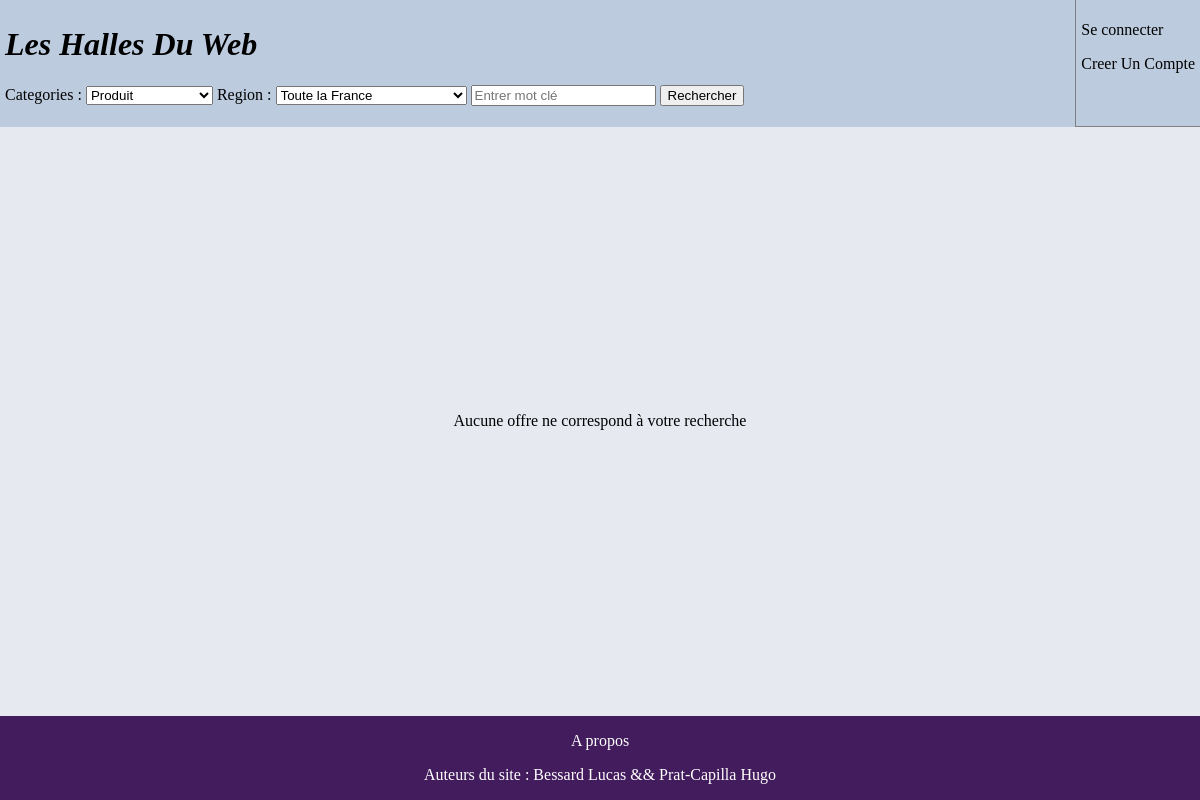
/controleur/recherche.ctrl.php?c=1, run on an earlier commit of the app's database.
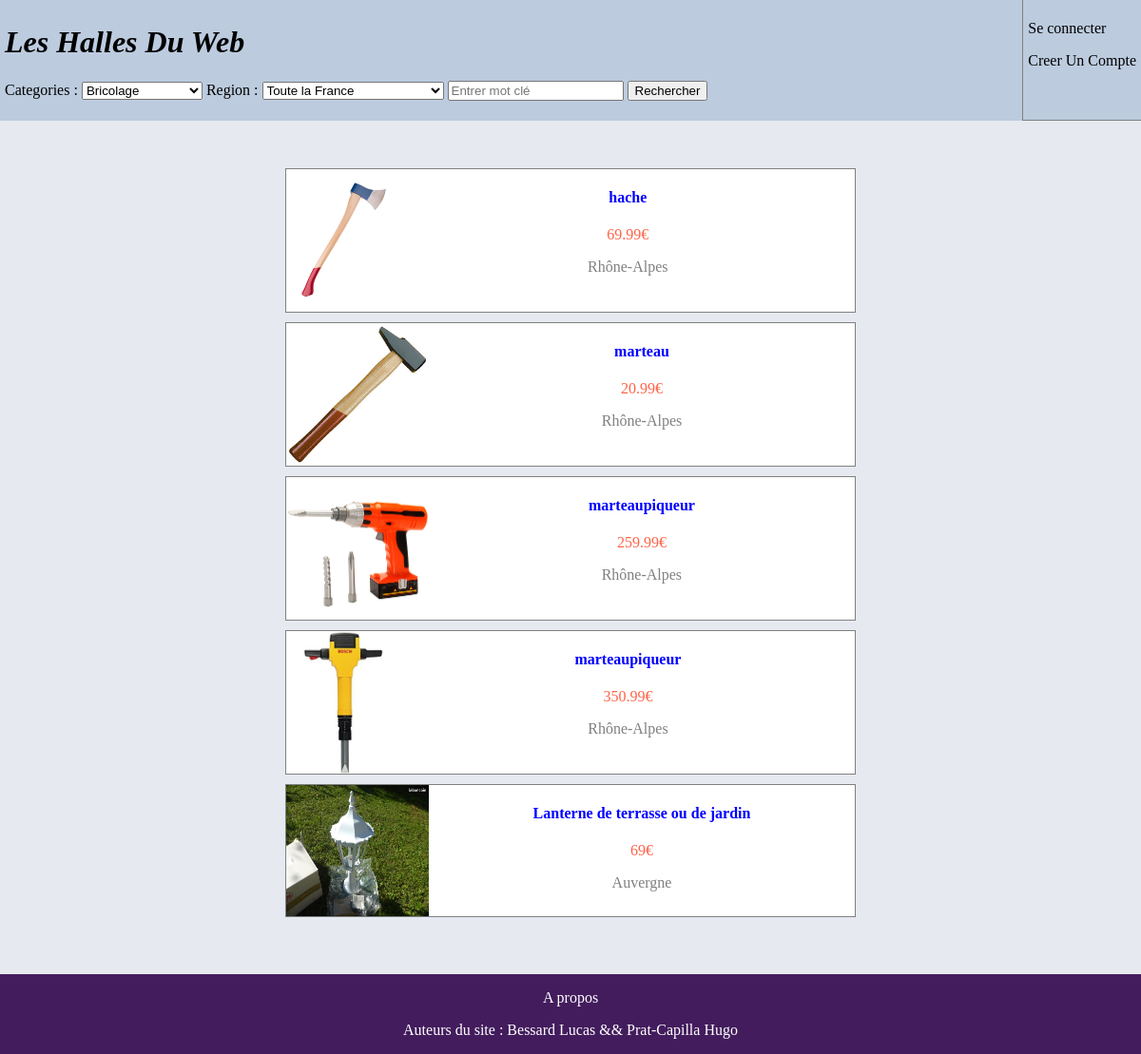
And on a later commit of the database.
### tables this page shows
CREATE TABLE offre (
ref INTEGER PRIMARY KEY,
photo TEXT,
intitule TEXT,
prix TEXT,
region TEXT,
caracteristique TEXT,
id INTEGER,
categorie INTEGER,
FOREIGN KEY (id) REFERENCES utilisateur(identifiant),
FOREIGN KEY (region) REFERENCES utilisateur(region),
FOREIGN KEY (categorie) REFERENCES categorie(id)
);

### controleur/recherche.ctrl.php (called while the page is built, shortened)
<?php
require_once('../model/model.class.php');
require_once('../model/model.classDAO.php');
  if (isset($_GET['firstId'])) {
    $firstId = $_GET['firstId'];
  } else {
    $firstId = 0;
  }
  if (isset($_GET['r'])) {
    $reg = $_GET['r'];
  } else {
    $reg = "Toute";
  }
  if (isset($_GET['c'])) {
    $cate = $_GET['c'];
  } else {
    $cate = "Toute";
  }
  if (isset($_GET['rec'])) {
    $rec = $_GET['rec'];
  } else {
    $rec = "";
  }
  $config = parse_ini_file('../config/config.ini');
  if($dao->estCatMere($_GET['c'])){
    $offres = $dao->getNOffreCorespondanteMere($firstId,$reg,$cate,$rec);
  } else {
    $offres = $dao->getNOffreCorespondante($firstId,$reg,$cate,$rec);
    $nboffre = $dao->getNbOffreRec($reg,$cate,$rec);
  }
  include('../view/recherche.view.php');
 ?>

### controleur/header.ctrl.php (called while the page is built, shortened)
<?php
require_once('../model/model.class.php');
require_once('../model/model.classDAO.php');
if(isset($_SESSION['utilisateur'])){
  $userCo = true;
  $user = $_SESSION['utilisateur'];
} else {
  $userCo = false;
}
include('../view/header.view.php');
 ?>

### model/model.classDAO.php (called while the page is built, shortened)
<?php
require_once("../model/model.class.php");
$dao = new DAO();
class DAO{
    private $db;
    function __construct(){
      try {
      $config = parse_ini_file('../config/config.ini');
      $path = $config['database_path'];
      $this->db = new PDO("sqlite:$path");
      }
    catch (PDOException $e){
    die("erreur de connexion a la database: ".$e->getMessage());
    }
  }
function getCatFromId($id) {
  $req = "SELECT * FROM categorie WHERE id = $id";
  try{
      if($d = $this->db->query($req)){
        $cat=$d->fetchAll(PDO::FETCH_CLASS, 'Categorie');
      }
    }catch(Exception $e){
      echo "error au niveau du searchCatMaman".$e;
      return NULL;
    }
    return $cat[0];
}
function getNOffreCorespondanteMere($firstId, $region, $categorie, $rec) : array{
  $tab = array();
  if($region!='Toute'){
    $where = "WHERE region = \"$region\" AND categorie IN (SELECT id FROM categorie WHERE pere = $categorie AND id != $categorie) AND";
  }else{
    $where = "WHERE categorie IN (SELECT id FROM categorie WHERE pere = $categorie AND id != $categorie) AND";
  }
  $req = "SELECT * FROM offre $where intitule LIKE \"%$rec%\" LIMIT 10 Offset $firstId";
  try{
      if($d = $this->db->query($req)){
        $tab=$d->fetchAll(PDO::FETCH_CLASS,'Offre');
      }
    }catch(Exception $e){
      echo "error au niveau du searchORC".$e;
      return NULL;
    }
    return $tab;
}
}
 ?>

### model/model.class.php (called while the page is built, shortened)
<?php
class Offre{
public function __get(string $property) {
    return $this->$property;
  }
}
class Categorie{
  public function __get(string $property) {
      return $this->$property;
    }
}
 ?>

### view/recherche.view.php (the view, shortened to what this page needs)
<!DOCTYPE html>
<html lang="en" dir="ltr">
  <head>
    <link rel="stylesheet" href="../view/style/recherche.style.css">
  </head>
  <body>
    <?php include('../controleur/header.ctrl.php'); ?>
    <nav>
      <?php  if (sizeof($offres)==0) {?>
        <p>Aucune offre ne correspond à votre recherche</p>
      <?php } else {?>
      <?php foreach ($offres as $offre) { ?>
        <a href="../controleur/offre.ctrl.php?ref=<?php echo $offre->ref?>&firstId=<?php echo $firstId ?>&r=<?php echo $reg ?>&c=<?php echo $cate?>&rec=<?php echo $rec?>">
        <div class="Offre">
          <img src="<?php echo $config['img_path']."/".$offre->photo ?>" alt="">
          <div >
            <h4><?php echo $offre->intitule?></h4>
            <p class="prix"><?php echo $offre->prix?>€</p>
            <p><?php echo $offre->region?></p>
          </div>
        </div>
        </a>
      <?php  }?>
      <?php }?>
    </nav>
    <?php include('footer.view.php'); ?>
  </body>
</html>

### view/header.view.php (shortened to what this page needs)
<header>
  <div class="SearchPanel">
    <a href="../controleur/mainPage.ctrl.php"><h1>Les Halles Du Web</h1></a>
    <form class="" action="../controleur/recherche.ctrl.php" method="get">
      <p>Categories :
      <select class="" name="c">
        <?php if (isset($_GET['c']) && $_GET['c']!='Toute') {?>
          <option value=<?php print("\"".$_GET['c']."\"");  ?>><?php echo $dao->getCatFromId($_GET['c'])->__get('intitule') ?></option>
        <?php } else {?>
          <option value="Toute">Toutes categories</option>
        <?php }?>
      </select>
      Region :
      <select class="" name="r">
        <?php if (isset($_GET['r']) && $_GET['r']!='Toute') {?>
          <option value=<?php print("\"".$_GET['r']."\"");  ?>><?php echo $_GET['r'] ?></option>
          <option value="Toute">Toute la France</option>
        <?php } else {?>
          <option value="Toute">Toute la France</option>
        <?php }?>
      </select>
      <input class="RecBar" type="text" name="rec" value="<?php if(isset($_GET['rec'])) echo $_GET['rec']?>" placeholder="Entrer mot clé">
      <input type="submit" name="" value="Rechercher">
    </p>
    </form>
  </div>
  <div class="PersonnalPanel">
  <?php if (!$userCo) {?>
      <a href="../controleur/connection.ctrl.php"><p>Se connecter</p></a>
      <a href="../controleur/creaCompte.ctrl.php"><p>Creer Un Compte</p></a>
  <?php }?>
  </div>
</header>

### view/footer.view.php
<footer>
  <a href=""> <p>A propos </p> </a>
  <p>Auteurs du site : Bessard Lucas && Prat-Capilla Hugo</p>
</footer>

### view/style/recherche.style.css (style rules this page uses)
header { background-color: #bccbde; display: flex; flex-direction: row; justify-content: space-between; top:0; padding: 0px; width:100%; margin-bottom: 50px; }
header div { padding: 5px; }
header h1 { font-style: italic; text-decoration: none; color: black; }
header .PersonnalPanel { border-left: 1px solid gray; border-bottom: 1px solid gray; }
nav { margin-right: auto; margin-left: auto; width: 50%; background-color: #e6e9f0; }
a { text-decoration: none; color: black; }
nav { text-align: center; }
nav div img { max-width: 150px; max-height: 150px; }
nav div { color: gray; font-style: normal; text-decoration: none; height: auto; margin-right: auto; margin-left: auto; margin-bottom: 10px; background-color: #e6e9f0; background-color: white; }
nav h4 { color: blue; font-style: normal; text-decoration: none; }
.Offre { border-style: solid; border-color: gray; border-width: thin; border-collapse:collapse; display: flex; flex-direction: row; justify-content:flex-start; }
.prix { color: tomato; }
footer { background-color: #431c5d; bottom:0; width:100%; padding: 0px; margin: 0px; text-align: center; margin-top: 50px; }
footer p { color: white; }
body { background-color: #e6e9f0; height: 100vh; margin: 0px; padding: 0px; display: flex; flex-direction: column; justify-content: space-between; }

What changed in the data, as far as the page shows it:
now on this page (row edited): offre: photo (picture), intitule "hache", prix "69.99", region "Rhône-Alpes"
now on this page (row edited): offre: photo (picture), intitule "marteau", prix "20.99", region "Rhône-Alpes"
now on this page (row edited): offre: photo (picture), intitule "marteaupiqueur", prix "259.99", region "Rhône-Alpes"
now on this page (row edited): offre: photo (picture), intitule "marteaupiqueur", prix "350.99", region "Rhône-Alpes"
added offre: photo (picture), intitule "Lanterne de terrasse ou de jardin", prix "69", region "Auvergne"
Also different on the page:
form field c: "Produit" → "Bricolage"
text no longer shown: "Aucune offre ne correspond à votre recherche"
